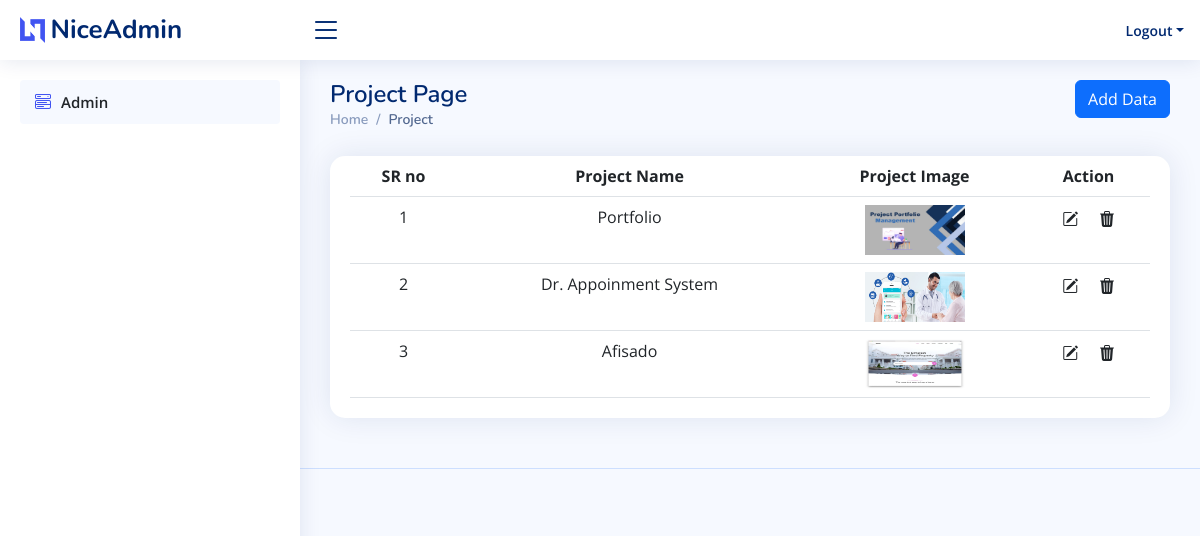
The page /folioadmin/projectpage (signed in) on the database its author committed.
### folioadmin/models.py (models this page shows)
class Projects(models.Model):
    user = models.ForeignKey(User, on_delete=models.CASCADE,null=True, blank=True)
    project_name=models.CharField(max_length=100)
    project_pic=models.ImageField(upload_to='project pic',null=True,blank=True)

### folioadmin/views.py (the view)
# urls.py: path('projectpage',views.projectpage,name='projectpage'),
def projectpage(request):
    user = request.user
    userobj = User.objects.get(id=user.id)
    projectobj = Projects.objects.filter(user=userobj)
    return render(request,'folioadmin/project_page.html',{'projectobj':projectobj})

### template/folioadmin/project_page.html (shortened to what this page needs)
{% extends "folioadmin/base.html" %}{% load static %}{% block content %}
<main id="main" class="main">
  <div class="d-flex" style="justify-content: space-between;">
    <div class="pagetitle">
      <h1>Project Page </h1>
      <nav>
        <ol class="breadcrumb">
          <li class="breadcrumb-item"><a href="{% url 'index' %}">Home</a></li>
          <li class="breadcrumb-item active">Project</li>
        </ol>
      </nav>
    </div>
    <div class="add_btn" style="justify-content:end;">
      <button type="button" class="btn btn-primary" data-bs-toggle="modal" data-bs-target="#basicModal">
        Add Data
      </button>
    </div>
  </div>
    <section class="section">
      <div class="row">
        <div class="col-lg-12">
          <div class="card">
            <div class="card-body">
              <table class="table" style="margin: 0 auto; text-align: center;">
                <thead>
                  <tr>
                    <th scope="col">SR no</th>
                    <th scope="col">Project Name</th>
                    <th scope="col">Project Image</th>
                    <th scope="col">Action</th>
                  </tr>
                </thead>
                <tbody>
                  {% for i in projectobj %}
                  <tr>
                    <td>{{forloop.counter}}</td>
                    <td>{{i.project_name}}</td>
                    <td>
                      {% if i.project_pic %}
                        <img src="{{i.project_pic.url}}" height="50px" width="100px" >
                      {% endif %}
                    </td>
                    <td>
                      <div class="btn-group" role="group" aria-label="Basic example">
                        <a class="dropdown-item" href="{% url 'project_update' i.id %}"><i class="bi bi-pencil-square"></i></a>
                        <a class="dropdown-item" href="{% url 'project_delete' i.id %}"><i class="bi bi-trash3-fill"></i></a>
                      </div>
                    </td>
                  </tr>
                  {% endfor %}
                </tbody>
              </table>
            </div>
          </div>
        </div>
      </div>
    </section>
  </main>
  {% endblock %}

### template/folioadmin/base.html (shortened to what this page needs)
{% load static %}
<!DOCTYPE html>
<html lang="en">
<head>
  <link href="{% static 'assets/vendor/bootstrap/css/bootstrap.min.css' %}" rel="stylesheet">
  <link href="{% static 'assets/vendor/bootstrap-icons/bootstrap-icons.css' %}" rel="stylesheet">
  <link href="{% static 'assets/vendor/boxicons/css/boxicons.min.css' %}" rel="stylesheet">
  <link href="{% static 'assets/vendor/quill/quill.snow.css' %}" rel="stylesheet">
  <link href="{% static 'assets/vendor/quill/quill.bubble.css' %}" rel="stylesheet">
  <link href="{% static 'assets/vendor/remixicon/remixicon.css' %}" rel="stylesheet">
  <link href="{% static 'assets/vendor/simple-datatables/style.css' %}" rel="stylesheet">
  <link href="{% static 'assets/css/style.css' %}" rel="stylesheet">
</head>
<body>
  <header id="header" class="header fixed-top d-flex align-items-center">
    <div class="d-flex align-items-center justify-content-between">
      <a href="{% url 'index' %}" class="logo d-flex align-items-center">
        <img src="{% static 'assets/img/logo.png' %}" alt="">
        <span class="d-none d-lg-block">NiceAdmin</span>
      </a>
      <i class="bi bi-list toggle-sidebar-btn"></i>
    </div>
    <nav class="header-nav ms-auto">
      <ul class="d-flex align-items-center">
        <li class="nav-item dropdown pe-3">
          <a class="nav-link nav-profile d-flex align-items-center pe-0" href="{% url 'logout' %}" >
            <span class="d-none d-md-block dropdown-toggle ps-2">Logout</span>
          </a>
        </li>
      </ul>
    </nav>
  </header>
  <aside id="sidebar" class="sidebar">
    <ul class="sidebar-nav" id="sidebar-nav">
      <li class="nav-item">
        <a class="nav-link text-dark" href="{% url 'index' %}">
          <i class="bi bi-menu-button-wide"></i>
          <span>Admin</span>
        </a>
      </li>
    </ul>
  </aside>
  {% block content %}
  {% endblock %}
  <footer id="footer" class="footer">
  </footer>
</body>

### static/assets/css/style.css (style rules this page uses)
:root { scroll-behavior: smooth; }
body { font-family: "Open Sans", sans-serif; background: #f6f9ff; color: #444444; }
a { color: #4154f1; text-decoration: none; }
h1, h2, h3, h4, h5, h6 { font-family: "Nunito", sans-serif; }
#main { margin-top: 60px; padding: 20px 30px; transition: all 0.3s; }
.pagetitle { margin-bottom: 10px; }
.pagetitle h1 { font-size: 24px; margin-bottom: 0; font-weight: 600; color: #012970; }
.card { margin-bottom: 30px; border: none; border-radius: 15px; box-shadow: 0px 0 30px rgba(1, 41, 112, 0.1); }
.card-body { padding: 0 20px 20px 20px; }
.breadcrumb { font-size: 14px; font-family: "Nunito", sans-serif; color: #899bbd; font-weight: 600; }
.breadcrumb a { color: #899bbd; transition: 0.3s; }
.breadcrumb .breadcrumb-item::before { color: #899bbd; }
.breadcrumb .active { color: #51678f; font-weight: 600; }
.logo { line-height: 1; }
@media (min-width: 1200px) { .logo { width: 280px; } }
.logo img { max-height: 26px; margin-right: 6px; }
.logo span { font-size: 26px; font-weight: 700; color: #012970; font-family: "Nunito", sans-serif; }
.header { transition: all 0.5s; z-index: 997; height: 60px; box-shadow: 0px 2px 20px rgba(1, 41, 112, 0.1); background-color: #fff; padding-left: 20px; }
.header .toggle-sidebar-btn { font-size: 32px; padding-left: 10px; cursor: pointer; color: #012970; }
.header-nav ul { list-style: none; }
.header-nav>ul { margin: 0; padding: 0; }
.header-nav .nav-profile { color: #012970; }
.header-nav .nav-profile span { font-size: 14px; font-weight: 600; }
.sidebar { position: fixed; top: 60px; left: 0; bottom: 0; width: 300px; z-index: 996; transition: all 0.3s; padding: 20px; overflow-y: auto; scrollbar-width: thin; scrollbar-color: #aab7cf transparent; box-shadow: 0px 0px 20px rgba(1, 41, 112, 0.1); background-color: #fff; }
@media (min-width: 1200px) { #main, #footer { margin-left: 300px; } }
.sidebar-nav { padding: 0; margin: 0; list-style: none; }
.sidebar-nav li { padding: 0; margin: 0; list-style: none; }
.sidebar-nav .nav-item { margin-bottom: 5px; }
.sidebar-nav .nav-link { display: flex; align-items: center; font-size: 15px; font-weight: 600; color: #4154f1; transition: 0.3; background: #f6f9ff; padding: 10px 15px; border-radius: 4px; }
.sidebar-nav .nav-link i { font-size: 16px; margin-right: 10px; color: #4154f1; }
.footer { padding: 20px 0; font-size: 14px; transition: all 0.3s; border-top: 1px solid #cddfff; }

### rows shown on the page
Projects: project_name "Portfolio", project_pic (picture)
Projects: project_name "Dr. Appoinment System", project_pic (picture)
Projects: project_name "Afisado", project_pic (picture)
